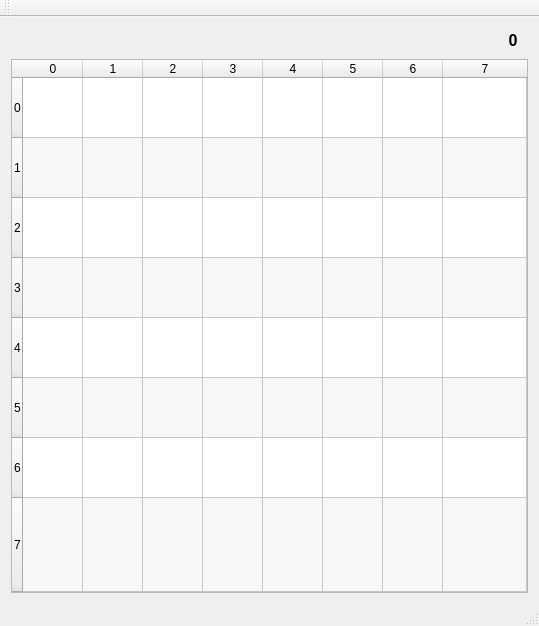
<?xml version="1.0" encoding="UTF-8"?>
<ui version="4.0">
 <class>MainWindow</class>
 <widget class="QMainWindow" name="MainWindow">
  <property name="geometry">
   <rect>
    <x>0</x>
    <y>0</y>
    <width>539</width>
    <height>626</height>
   </rect>
  </property>
  <property name="windowTitle">
   <string>MainWindow</string>
  </property>
  <widget class="QWidget" name="centralWidget">
   <layout class="QGridLayout" name="gridLayout">
    <item row="0" column="1">
     <widget class="QPushButton" name="pushButton_Next">
      <property name="maximumSize">
       <size>
        <width>50</width>
        <height>16777215</height>
       </size>
      </property>
      <property name="text">
       <string/>
      </property>
      <property name="icon">
       <iconset resource="image.qrc">
        <normaloff>:/next.png</normaloff>:/next.png</iconset>
      </property>
      <property name="iconSize">
       <size>
        <width>40</width>
        <height>40</height>
       </size>
      </property>
      <property name="autoExclusive">
       <bool>true</bool>
      </property>
      <property name="default">
       <bool>false</bool>
      </property>
      <property name="flat">
       <bool>true</bool>
      </property>
     </widget>
    </item>
    <item row="0" column="2">
     <spacer name="horizontalSpacer">
      <property name="orientation">
       <enum>Qt::Horizontal</enum>
      </property>
      <property name="sizeHint" stdset="0">
       <size>
        <width>40</width>
        <height>20</height>
       </size>
      </property>
     </spacer>
    </item>
    <item row="0" column="0">
     <widget class="QPushButton" name="pushButton_Back">
      <property name="maximumSize">
       <size>
        <width>50</width>
        <height>16777215</height>
       </size>
      </property>
      <property name="text">
       <string/>
      </property>
      <property name="icon">
       <iconset resource="image.qrc">
        <normaloff>:/back.png</normaloff>:/back.png</iconset>
      </property>
      <property name="iconSize">
       <size>
        <width>40</width>
        <height>40</height>
       </size>
      </property>
      <property name="autoExclusive">
       <bool>true</bool>
      </property>
      <property name="default">
       <bool>false</bool>
      </property>
      <property name="flat">
       <bool>true</bool>
      </property>
     </widget>
    </item>
    <item row="0" column="3">
     <widget class="QLabel" name="label">
      <property name="minimumSize">
       <size>
        <width>30</width>
        <height>25</height>
       </size>
      </property>
      <property name="font">
       <font>
        <pointsize>12</pointsize>
        <weight>75</weight>
        <bold>true</bold>
       </font>
      </property>
      <property name="text">
       <string>0</string>
      </property>
      <property name="alignment">
       <set>Qt::AlignCenter</set>
      </property>
      <property name="wordWrap">
       <bool>false</bool>
      </property>
     </widget>
    </item>
    <item row="2" column="0" colspan="4">
     <widget class="QTableWidget" name="tableWidget_Tabuleiro">
      <property name="autoScroll">
       <bool>true</bool>
      </property>
      <property name="autoScrollMargin">
       <number>33</number>
      </property>
      <property name="editTriggers">
       <set>QAbstractItemView::NoEditTriggers</set>
      </property>
      <property name="tabKeyNavigation">
       <bool>true</bool>
      </property>
      <property name="dragEnabled">
       <bool>true</bool>
      </property>
      <property name="dragDropOverwriteMode">
       <bool>false</bool>
      </property>
      <property name="alternatingRowColors">
       <bool>true</bool>
      </property>
      <property name="selectionMode">
       <enum>QAbstractItemView::SingleSelection</enum>
      </property>
      <property name="verticalScrollMode">
       <enum>QAbstractItemView::ScrollPerPixel</enum>
      </property>
      <property name="horizontalScrollMode">
       <enum>QAbstractItemView::ScrollPerPixel</enum>
      </property>
      <attribute name="horizontalHeaderDefaultSectionSize">
       <number>60</number>
      </attribute>
      <attribute name="horizontalHeaderShowSortIndicator" stdset="0">
       <bool>false</bool>
      </attribute>
      <attribute name="horizontalHeaderStretchLastSection">
       <bool>true</bool>
      </attribute>
      <attribute name="verticalHeaderDefaultSectionSize">
       <number>60</number>
      </attribute>
      <attribute name="verticalHeaderStretchLastSection">
       <bool>true</bool>
      </attribute>
      <row>
       <property name="text">
        <string>0</string>
       </property>
      </row>
      <row>
       <property name="text">
        <string>1</string>
       </property>
      </row>
      <row>
       <property name="text">
        <string>2</string>
       </property>
      </row>
      <row>
       <property name="text">
        <string>3</string>
       </property>
      </row>
      <row>
       <property name="text">
        <string>4</string>
       </property>
      </row>
      <row>
       <property name="text">
        <string>5</string>
       </property>
      </row>
      <row>
       <property name="text">
        <string>6</string>
       </property>
      </row>
      <row>
       <property name="text">
        <string>7</string>
       </property>
      </row>
      <column>
       <property name="text">
        <string>0</string>
       </property>
      </column>
      <column>
       <property name="text">
        <string>1</string>
       </property>
      </column>
      <column>
       <property name="text">
        <string>2</string>
       </property>
      </column>
      <column>
       <property name="text">
        <string>3</string>
       </property>
      </column>
      <column>
       <property name="text">
        <string>4</string>
       </property>
      </column>
      <column>
       <property name="text">
        <string>5</string>
       </property>
      </column>
      <column>
       <property name="text">
        <string>6</string>
       </property>
      </column>
      <column>
       <property name="text">
        <string>7</string>
       </property>
      </column>
     </widget>
    </item>
   </layout>
  </widget>
  <widget class="QMenuBar" name="menuBar">
   <property name="geometry">
    <rect>
     <x>0</x>
     <y>0</y>
     <width>539</width>
     <height>19</height>
    </rect>
   </property>
  </widget>
  <widget class="QToolBar" name="mainToolBar">
   <attribute name="toolBarArea">
    <enum>TopToolBarArea</enum>
   </attribute>
   <attribute name="toolBarBreak">
    <bool>false</bool>
   </attribute>
  </widget>
  <widget class="QStatusBar" name="statusBar"/>
 </widget>
 <layoutdefault spacing="6" margin="11"/>
 <resources>
  <include location="image.qrc"/>
 </resources>
 <connections/>
</ui>
